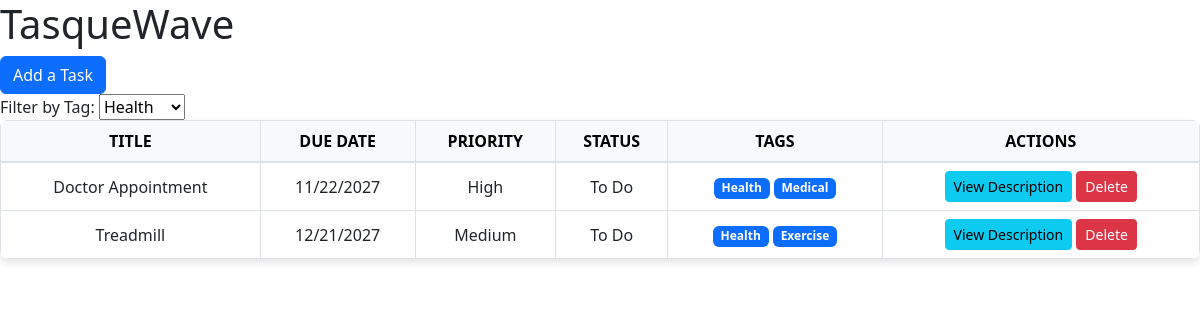
Page /filter/Health on the committed database.
### models.py (models this page shows)
class Task(db.Model):
    __tablename__ = 'tasks'
    id = db.Column(db.Integer, primary_key=True)
    title = db.Column(db.String(100), nullable=False)
    description = db.Column(db.Text, nullable=True)
    due_date = db.Column(db.Date, nullable=False)
    priority = db.Column(db.String(10), nullable=False, default='Medium')
    status = db.Column(db.String(20), nullable=False, default='To Do')
    tags = db.relationship('Tag', secondary=task_tags, backref=db.backref('tasks', lazy='dynamic'))

class Tag(db.Model):
    __tablename__ = 'tags'
    id = db.Column(db.Integer, primary_key=True)
    name = db.Column(db.String(50), unique=True, nullable=False)

### app.py (the view)
@app.route('/filter/<string:tag_name>')
def filter_by_tag(tag_name):
    tag = Tag.query.filter_by(name=tag_name).first()
    tasks = tag.tasks.order_by(Task.priority.asc(), Task.due_date.asc()).all() if tag else []
    tags = Tag.query.all()
    form = TaskForm()  # Create an instance of the TaskForm
    return render_template('index.html', tasks=tasks, tags=tags, filter_tag=tag_name, form=form)

### forms.py
class TaskForm(FlaskForm):
    title = StringField('Title', validators=[DataRequired()])
    description = TextAreaField('Description')
    due_date = DateField('Due Date', format='%Y-%m-%d', validators=[DataRequired()])
    priority = SelectField('Priority', choices=[('Low', 'Low'), ('Medium', 'Medium'), ('High', 'High')], validators=[DataRequired()])
    tags = StringField('Tags (comma separated, case-sensitive [Exercise,Health])')
    submit = SubmitField('Add Task')

### templates/index.html (shortened to what this page needs)
<!DOCTYPE html>
<html lang="en">
<head>
    <link rel="stylesheet" href="{{ url_for('static', filename='styles.css') }}">
    <link href="https://cdn.jsdelivr.net/npm/bootstrap@5.3.0-alpha3/dist/css/bootstrap.min.css" rel="stylesheet">
</head>
<body>
    <h1>TasqueWave</h1>
    <button type="button" class="btn btn-primary" data-bs-toggle="modal" data-bs-target="#addTaskModal">
        Add a Task
    </button>
    <div>
        <label for="tagFilter">Filter by Tag:</label>
        <select id="tagFilter" onchange="filterByTag()">
            {% for tag in tags %}
            <option value="{{ tag.name }}" {% if filter_tag == tag.name %}selected{% endif %}>
                {{ tag.name }}
            </option>
            {% endfor %}
        </select>
    </div>
    <table class="table table-bordered table-hover">
        <thead class="table-light">
            <tr>
                <th>Title</th>
                <th>Due Date</th>
                <th>Priority</th>
                <th>Status</th>
                <th>Tags</th>
                <th>Actions</th>
            </tr>
        </thead>
        <tbody>
            {% for task in tasks %}
            <tr>
                <td>{{ task.title }}</td>
                <td>{{ task.due_date.strftime('%m/%d/%Y') }}</td>
                <td>{{ task.priority }}</td>
                <td>{{ task.status }}</td>
                <td>
                    {% for tag in task.tags %}
                        <span class="badge bg-primary">{{ tag.name }}</span>
                    {% endfor %}
                </td>
                <td>
                    <button type="button" class="btn btn-info btn-sm" data-bs-toggle="modal" data-bs-target="#viewDescriptionModal" onclick="setDescription('{{ task.title }}', '{{ task.description }}')">
                        View Description
                    </button>
                    <form action="{{ url_for('delete_task', task_id=task.id) }}" method="POST" style="display: inline;">
                        <button type="submit" class="btn btn-danger btn-sm" onclick="return confirm('Are you sure you want to delete this task?')">Delete</button>
                    </form>
                </td>
            </tr>
            {% endfor %}
        </tbody>
    </table>
</body>
</html>

### static/styles.css (style rules this page uses)
.table td, .table th { padding: 15px; text-align: center; vertical-align: middle; }
.table { box-shadow: 0 4px 8px rgba(0, 0, 0, 0.1); border-radius: 8px; overflow: hidden; }
.table thead th { background-color: #f8f9fa; font-weight: bold; text-transform: uppercase; border-bottom: 2px solid #dee2e6; }
.badge { font-size: 0.9rem; padding: 5px 10px; border-radius: 12px; }

### rows in the picture
Task: title "Doctor Appointment", due_date "11/22/2027", priority "High", status "To Do"
Tag: name "Health"
Tag: name "Medical"
Task: title "Treadmill", due_date "12/21/2027", priority "Medium", status "To Do"
Tag: name "Exercise"

### other values in the picture
form field value "Health"
